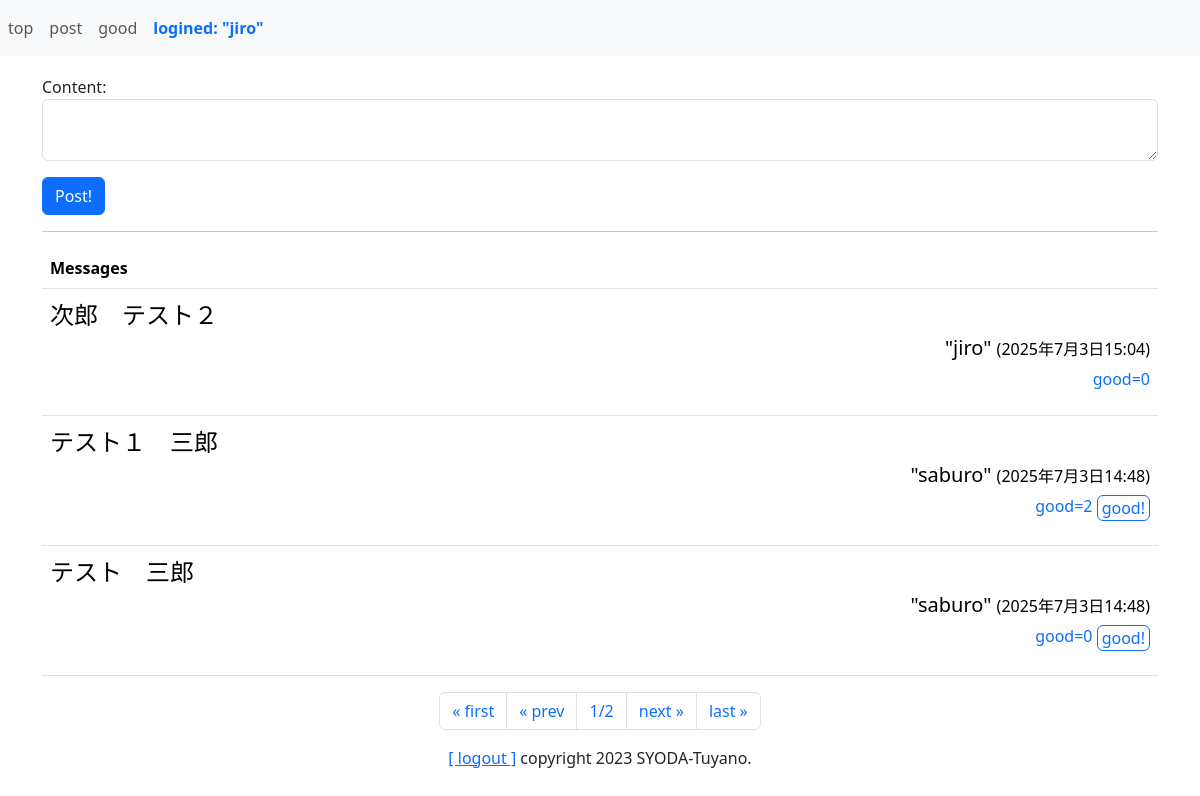
The page /sns/ (signed in) on the database its author committed.
### sns/models.py (models this page shows, shortened)
class Message(models.Model):
  owner = models.ForeignKey(User, on_delete=models.CASCADE, \
    related_name='message_owner')
  content = models.TextField(max_length=1000)
  good_count = models.IntegerField(default=0)
  pub_date = models.DateTimeField(auto_now_add=True)
  class Meta:
    ordering = ('-pub_date',)

### sns/views.py (the view)
# urls.py: path('', views.index, name='index'),
@login_required(login_url='/admin/login/')
def index(request, page=1):
  max = 3 #ページ当たりの表示数
  form = PostForm(request.user)
  msgs = Message.objects.all()
  paginate = Paginator(msgs, max)
  page_items = paginate.get_page(page)
  params = {
    'login_user':request.user,
    'form': form,
    'contents':page_items,
  }
  return render(request, 'sns/index.html', params)

### sns/forms.py
class PostForm(forms.Form):
  content = forms.CharField(max_length=500, \
    widget=forms.Textarea(attrs={'class':'form-control', 'rows':2}))
  def __init__(self, user, *args, **kwargs):
    super(PostForm, self).__init__(*args, **kwargs)

### sns/templates/sns/index.html (shortened to what this page needs)
{% extends 'sns/layout.html' %}
{% block header %}
<h1 class="display-4 text-primary">SNS</h1>
{% endblock %}
{% block content %}
<form action="{% url 'post' %}" method="post">
  {{form.as_p}}
  <button class="btn btn-primary">Post!</button>
</form>
<hr>
<table class="table mt-3">
    <tr><th>Messages</th></tr>
{% for item in contents %}
  <tr><td>
  <p class="fs-4 my-0">
    {{item.content}}</p>
  <p class="my-0 text-end">
    <span class="fs-5">
      "{{item.owner}}"
    </span>
    <span class="fs-6">
      ({{item.pub_date}})
    </span></p>
  <p class="mt-1 fs-6 text-end">
  <span class="h6 text-primary">
    good={{item.good_count}}
  </span>
  <span class="float-right">
    {% if item.owner != login_user %}
      <a href="{% url 'good' item.id %}">
        <button class="py-0 px-1 btn btn-outline-primary">
          good!</button></a>
    {% endif %}
  </span>
  </p>
</td></tr>
{% endfor %}
</table>
<ul class="pagination justify-content-center">
  {% if contents.has_previous %}
  <li class="page-item">
    <a class="page-link" href="/sns/">
      &laquo; first</a>
  </li>
  <li class="page-item">
    <a class="page-link"
    href="/sns/{{contents.previous_page_number}}">
      &laquo; prev</a>
  </li>
  {% else %}
  <li class="page-item">
    <a class="page-link">&laquo; first</a>
  </li>
  <li class="page-item">
    <a class="page-link">&laquo; prev</a>
  </li>
  {% endif %}
  <li class="page-item">
    <a class="page-link">
    {{contents.number}}/{{contents.paginator.num_pages}}</a>
  </li>
  {% if contents.has_next %}
  <li class="page-item">
    <a class="page-link"
    href="/sns/{{contents.next_page_number }}">
      next &raquo;</a>
  </li>
  <li class="page-item">
    <a class="page-link"
    href="/sns/{{contents.paginator.num_pages}}">
      last &raquo;</a>
  </li>
  {% endif %}
</ul>
{% endblock %}

### sns/templates/sns/layout.html (shortened to what this page needs)
{% load static %}
<!doctype html>
<html lang="ja">
<head>
  <link href="https://cdn.jsdelivr.net/npm/bootstrap/dist/css/bootstrap.css"
  rel="stylesheet">
</head>
<body>
  <nav class="navbar fixed-top navbar-expand navbar-light bg-light">
  <ul style="width:100%" class="navbar-nav mr-auto">
    <li class="nav-item">
      <a class="nav-link" href="{% url 'index' %}">top</a>
    </li>
    <li class="nav-item">
      <a class="nav-link" href="{% url 'post' %}">post</a>
    </li>
    <li class="nav-item">
      <a class="nav-link" href="{% url 'goods' %}">good</a>
    </li>
    <li class="nav-item nav-link fw-bold text-primary">
      logined: "{{login_user}}"</li>
  </ul>
  </nav>
  <div class="container">
    <div>
      {% block header %}
      {% endblock %}
    </div>
    <div class="content">
      {% block content %}
      {% endblock %}
    </div>
    <div class="my-3 text-center">
      <span class="font-weight-bold">
        <a href="/admin/logout?next=/sns/">
          [ logout ]</a></span>
      <span class="float-right">copyright 2023
        SYODA-Tuyano.</span>
    </div>
  </div>
</body>
</html>

### rows shown on the page
Message: content "次郎 テスト２", owner "jiro", pub_date "2025年7月3日15:04", good_count "0"
Message: content "テスト１ 三郎", owner "saburo", pub_date "2025年7月3日14:48", good_count "2", shows "good!"
Message: content "テスト 三郎", owner "saburo", pub_date "2025年7月3日14:48", good_count "0", shows "good!"

### other values the page prints
{{ login_user }} "jiro"
{{ contents.number }} "1"
{{ contents.paginator.num_pages }} "2"
